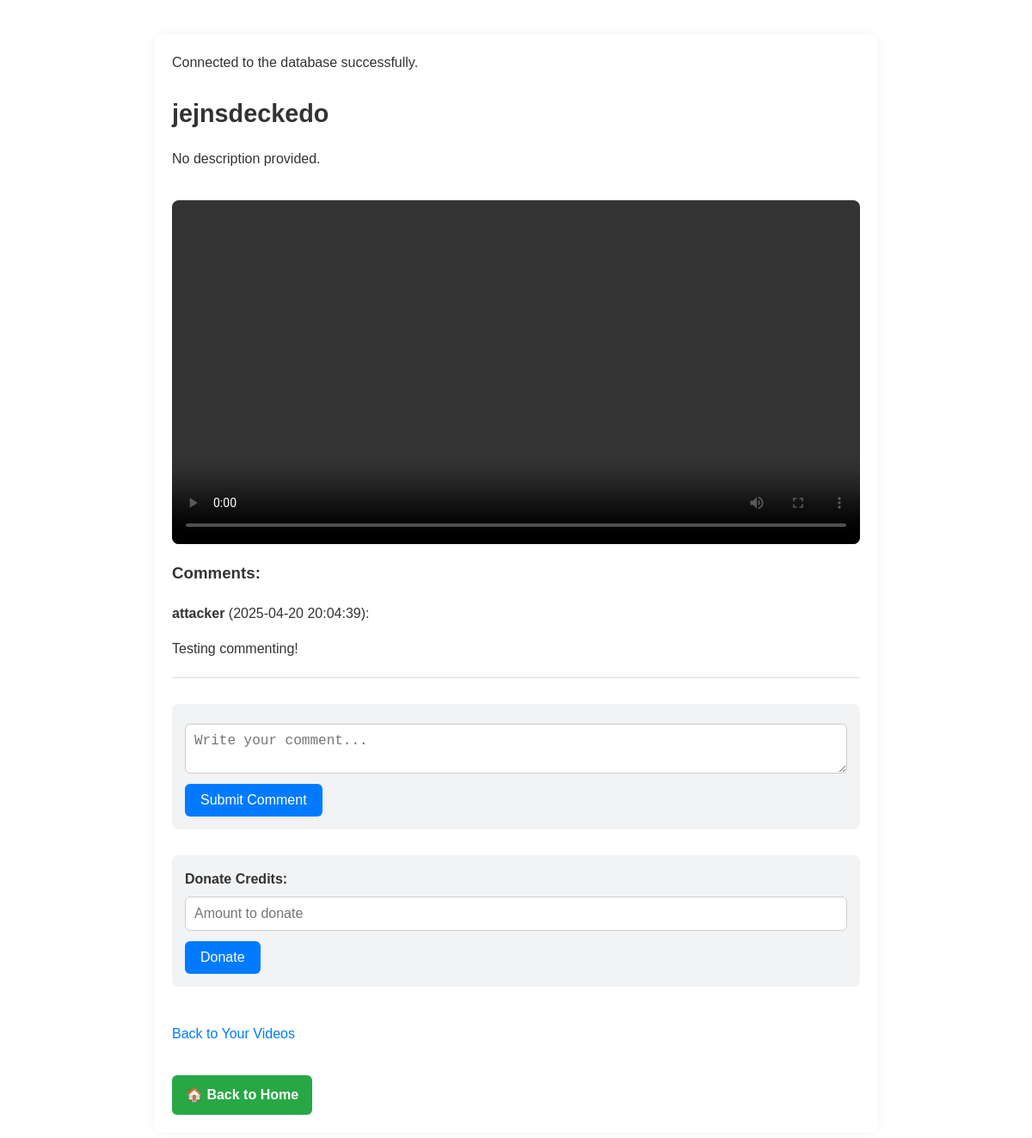
The page /social_streaming/video_comments.php?id=7 (signed in) on the database its author committed.
### tables this page shows
CREATE TABLE `videos` (
  `id` int(11) NOT NULL,
  `user_id` int(11) NOT NULL,
  `title` varchar(255) NOT NULL,
  `description` text DEFAULT NULL,
  `filename` varchar(255) NOT NULL,
  `upload_date` timestamp NOT NULL DEFAULT current_timestamp(),
  `file_path` varchar(255) NOT NULL,
  `uploaded_at` timestamp NOT NULL DEFAULT current_timestamp(),
  `price_in_credits` int(11) NOT NULL DEFAULT 0,
  `is_live` tinyint(1) DEFAULT 0
);

CREATE TABLE `comments` (
  `id` int(11) NOT NULL,
  `video_id` int(11) NOT NULL,
  `user_id` int(11) NOT NULL,
  `comment_text` text NOT NULL,
  `created_at` timestamp NOT NULL DEFAULT current_timestamp()
);

CREATE TABLE `users` (
  `id` int(11) NOT NULL,
  `username` varchar(50) NOT NULL,
  `email` varchar(100) NOT NULL,
  `password` varchar(255) NOT NULL,
  `bio` text DEFAULT NULL,
  `profile_picture` varchar(255) DEFAULT NULL,
  `stream_video` varchar(255) DEFAULT NULL,
  `credits` int(11) DEFAULT 0,
  `name` varchar(100) DEFAULT NULL,
  `country` varchar(100) DEFAULT NULL,
  `subscription_type` varchar(50) DEFAULT NULL,
  `preferred_genre` varchar(50) DEFAULT NULL,
  `last_login` date DEFAULT NULL,
  `mfa_secret` varchar(255) DEFAULT NULL
);

### social_streaming/video_comments.php (the view, shortened to what this page needs)
<?php
include "db.php";
$user_id = $_SESSION['user_id'];
$video_id = $_GET['id'];
$query = "SELECT title, description, filename, price_in_credits, user_id AS video_uploader_id FROM videos WHERE id = ?";
$stmt = $conn->prepare($query);
$stmt->bind_param("i", $video_id);
$stmt->execute();
$stmt->bind_result($title, $description, $filename, $price_in_credits, $video_uploader_id);
$purchase_query = "SELECT 1 FROM purchases WHERE user_id = ? AND video_id = ?";
$purchase_stmt = $conn->prepare($purchase_query);
$purchase_stmt->bind_param("ii", $user_id, $video_id);
$purchase_stmt->execute();
$purchase_stmt->store_result();
$comment_query = "SELECT users.username, comments.comment_text, comments.created_at FROM comments JOIN users ON comments.user_id = users.id WHERE comments.video_id = ? ORDER BY comments.created_at DESC";
$comment_stmt = $conn->prepare($comment_query);
$comment_stmt->bind_param("i", $video_id);
$comment_stmt->execute();
$comment_stmt->bind_result($username, $comment_text, $created_at);
?>
<!DOCTYPE html>
<html lang="en">
<head>
</head>
<body>
    <h2><?php echo htmlspecialchars($title); ?></h2>
    <p><?php echo htmlspecialchars($description ? $description : "No description provided."); ?></p>
    <?php
    if ($purchase_stmt->num_rows > 0 || $price_in_credits == 0) {
        echo '<video width="600" controls>';
        echo '<source src="uploads/videos/' . htmlspecialchars($filename) . '" type="video/mp4">';
        echo '</video>';
    } else {
        echo "You need to purchase this video to watch it.";
    }
    ?>
    <h3>Comments:</h3>
    <?php
    while ($comment_stmt->fetch()):
    ?>
        <div>
            <p><strong><?php echo htmlspecialchars($username); ?></strong> (<?php echo $created_at; ?>):</p>
            <p><?php echo htmlspecialchars($comment_text); ?></p>
            <hr>
        </div>
    <?php endwhile; ?>
    <form method="POST" action="video_comments.php?id=<?php echo $video_id; ?>">
        <textarea name="comment" placeholder="Write your comment..." required></textarea><br>
        <button type="submit">Submit Comment</button>
    </form>
    <form method="POST" action="video_comments.php?id=<?php echo $video_id; ?>">
        <label for="donate_credits">Donate Credits:</label>
        <input type="number" name="donate_credits" min="1" placeholder="Amount to donate" required><br>
        <button type="submit">Donate</button>
    </form>
    <br>
    <a href="view_videos.php">Back to Your Videos</a>
    <br><br>
	<a href="home.php" class="home-btn">🏠 Back to Home</a>
</body>
</html>

### social_streaming/video_comments.php (style rules this page uses)
body { font-family: Arial, sans-serif; background-color: #f7f8fa; color: #333; margin: 40px auto; max-width: 800px; padding: 20px; line-height: 1.6; border-radius: 8px; background: #fff; box-shadow: 0 0 20px rgba(0, 0, 0, 0.05); }
h2 { font-size: 1.8rem; margin-bottom: 10px; }
video { margin-top: 20px; border-radius: 8px; width: 100%; max-width: 100%; }
form { margin-top: 30px; padding: 15px; background-color: #f1f3f5; border-radius: 8px; }
textarea, input[type="number"] { width: 100%; padding: 10px; margin-top: 8px; border: 1px solid #ccc; border-radius: 6px; font-size: 1rem; resize: vertical; }
button { margin-top: 12px; padding: 10px 18px; font-size: 1rem; border: none; border-radius: 6px; background-color: #007bff; color: #fff; cursor: pointer; transition: background-color 0.2s ease; }
a { color: #007bff; text-decoration: none; }
label { font-weight: bold; }
hr { border: none; height: 1px; background-color: #ddd; margin: 20px 0; }
.home-btn { display: inline-block; margin-top: 10px; padding: 10px 16px; background-color: #28a745; color: white; border-radius: 6px; font-weight: bold; text-decoration: none; transition: background-color 0.2s ease; }

### rows shown on the page
videos: title "jejnsdeckedo", description "No description provided."
comments: user.username "attacker", created_at "2025-04-20 20:04:39", comment_text "Testing commenting!"
